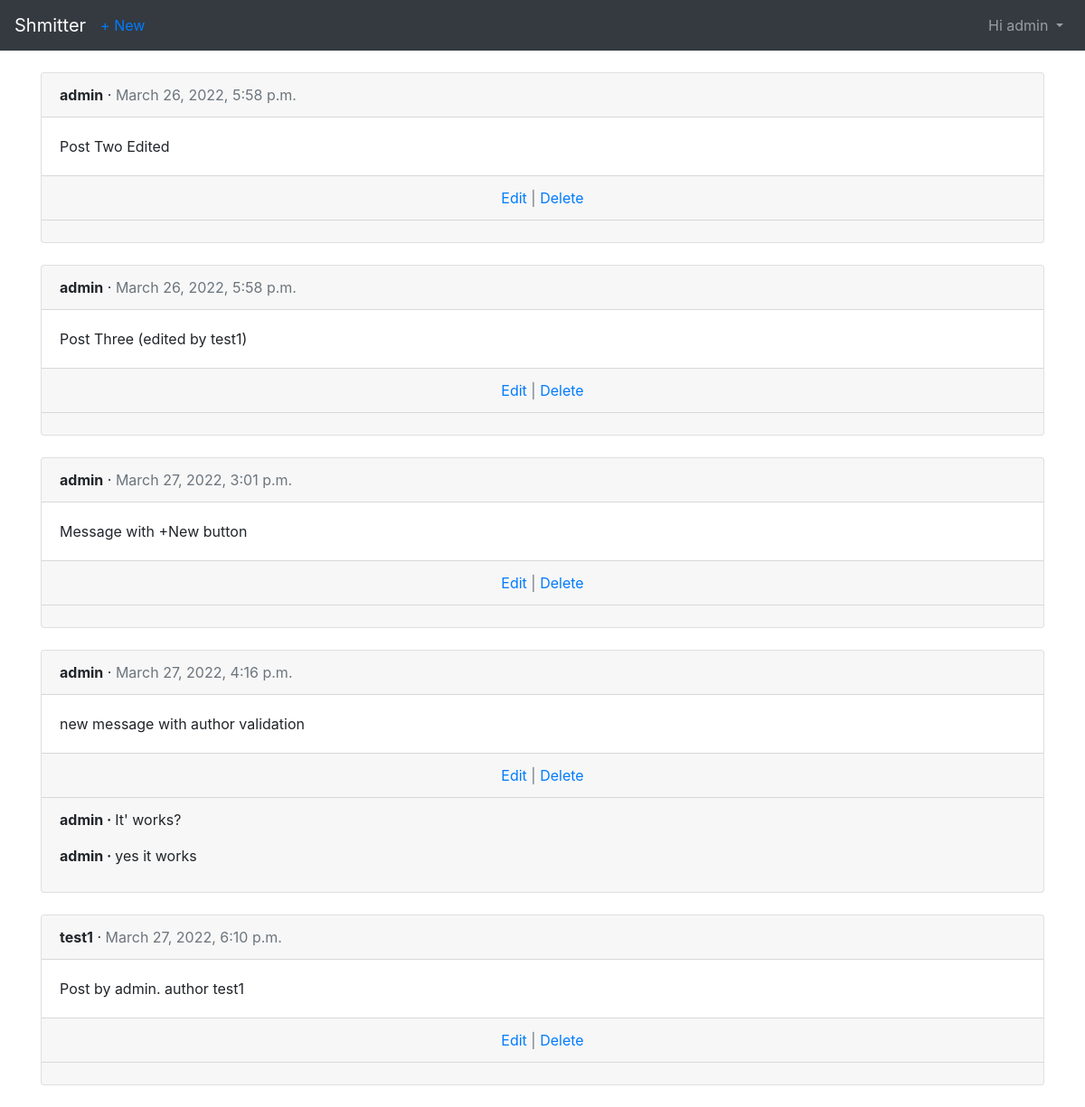
The app's page /posts/ (signed in) with its own data.
### users/models.py (models this page shows)
class CustomUser(AbstractUser):
    objects = CustomUserManager()

### posts/models.py (models this page shows, shortened)
class Post(models.Model):
    message = models.CharField(max_length=300)
    date = models.DateTimeField(auto_now_add=True)
    author = models.ForeignKey(settings.AUTH_USER_MODEL, on_delete=models.CASCADE)

class Comment(models.Model):
    post = models.ForeignKey(Post, on_delete=models.CASCADE)
    comment = models.CharField(max_length=140)
    author = models.ForeignKey(settings.AUTH_USER_MODEL, on_delete=models.CASCADE)
    def __str__(self):
        return self.comment

### posts/views.py (the view)
# urls.py: path('', views.PostListView.as_view(), name='post_list'),
class PostListView(LoginRequiredMixin, ListView):
    model = models.Post
    template_name = 'post_list.html'
    login_url = 'login'

### templates/post_list.html (shortened to what this page needs)
{% extends 'base.html' %}
{% block content %}
    {% for post in object_list %}
        <div class="card">
            <div class="card-header">
                <span class="font-weight-bold">{{ post.author }}</span> &middot; <span class="text-muted">{{ post.date }}</span>
            </div>
            <div class="card-body">
                {{ post.message }}
            </div>
            <div class="card-footer text-center text-muted">
                <a href="{% url 'post_edit' post.pk %}">Edit</a> | <a href="{% url 'post_delete' post.pk %}">Delete</a>
            </div>
            <div class="card-footer">
                {% for comment in post.comment_set.all %}
                    <p>
                        <span class="font-weight-bold">{{ comment.author }} &middot; </span>
                        {{ comment }}
                    </p>
                {% endfor %}
            </div>
        </div>
        <br />
    {% endfor %}
{% endblock content %}

### templates/base.html (shortened to what this page needs)
<!doctype html>
<html lang="en">
    <head>
        <link rel="stylesheet" href="https://maxcdn.bootstrapcdn.com/bootstrap/4.0.0/css/bootstrap.min.css">
    </head>
    <body>
        <nav class="navbar navbar-expand-md navbar-dark bg-dark mb-4">
            <a class="navbar-brand" href="{% url 'home' %}">Shmitter</a>
            {% if user.is_authenticated %}
            <ul class="navbar-nav mr-auto">
                <li class="nav-item"><a href="{% url 'post_new' %}">+ New</a></li>
            </ul>
            {% endif %}
            <div class="collapse navbar-collapse" id="navbarCollapse">
                {% if user.is_authenticated %}
                    <ul class="navbar-nav ml-auto">
                        <li class="nav-item">
                            <a class="nav-link dropdown-toggle" href="#" id="userMenu" data-toggle="dropdown" aria-haspopup="true" aria-expanded="false">
                                Hi {{ user.username }}
                            </a>
                        </li>
                    </ul>
                {% else %}
                    <form class="form-inline ml-auto">
                        <a href="{% url 'login' %}" class="btn btn-outline-secondary">Log in</a>
                        <a href="{% url 'signup' %}" class="btn btn-primary ml-2">Sign up</a>
                    </form>
                {% endif %}
            </div>
        </nav>
<div class="container">
    {% block content %}
    {% endblock %}
</div>
        </body>
    </html>

### records on screen
CustomUser: username "admin"
Post: author "admin", date "March 26, 2022, 5:58 p.m.", message "Post Two Edited"
Post: author "admin", date "March 26, 2022, 5:58 p.m.", message "Post Three (edited by test1)"
Post: author "admin", date "March 27, 2022, 3:01 p.m.", message "Message with +New button"
Post: author "admin", date "March 27, 2022, 4:16 p.m.", message "new message with author validation"
Comment: author "admin", comment "It' works?"
Comment: author "admin", comment "yes it works"
Post: author "test1", date "March 27, 2022, 6:10 p.m.", message "Post by admin. author test1"
